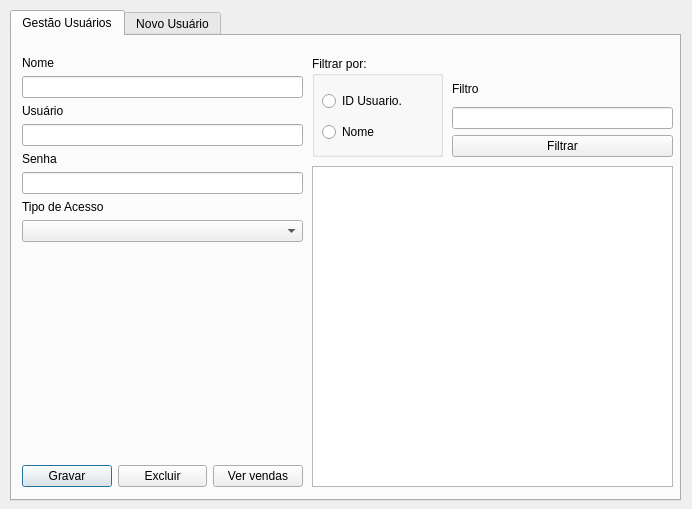
<?xml version="1.0" encoding="UTF-8"?>
<ui version="4.0">
 <class>frm_gestaousuarios</class>
 <widget class="QDialog" name="frm_gestaousuarios">
  <property name="geometry">
   <rect>
    <x>0</x>
    <y>0</y>
    <width>692</width>
    <height>509</height>
   </rect>
  </property>
  <property name="windowTitle">
   <string>Dialog</string>
  </property>
  <widget class="QTabWidget" name="tabWidget">
   <property name="geometry">
    <rect>
     <x>10</x>
     <y>10</y>
     <width>671</width>
     <height>491</height>
    </rect>
   </property>
   <property name="currentIndex">
    <number>0</number>
   </property>
   <widget class="QWidget" name="tab_gestaocolaboradores">
    <attribute name="title">
     <string>Gestão Usuários</string>
    </attribute>
    <widget class="QGroupBox" name="groupBox">
     <property name="geometry">
      <rect>
       <x>300</x>
       <y>20</y>
       <width>131</width>
       <height>101</height>
      </rect>
     </property>
     <property name="title">
      <string>Filtrar por:</string>
     </property>
     <widget class="QWidget" name="layoutWidget_2">
      <property name="geometry">
       <rect>
        <x>10</x>
        <y>30</y>
        <width>114</width>
        <height>61</height>
       </rect>
      </property>
      <layout class="QVBoxLayout" name="verticalLayout_13">
       <item>
        <widget class="QRadioButton" name="rb_ge_idcolab">
         <property name="text">
          <string>ID Usuario.</string>
         </property>
        </widget>
       </item>
       <item>
        <widget class="QRadioButton" name="rb_ge_nome">
         <property name="text">
          <string>Nome</string>
         </property>
        </widget>
       </item>
      </layout>
     </widget>
    </widget>
    <widget class="QTableWidget" name="tw_ge_listacolab">
     <property name="geometry">
      <rect>
       <x>300</x>
       <y>130</y>
       <width>361</width>
       <height>321</height>
      </rect>
     </property>
    </widget>
    <widget class="QWidget" name="layoutWidget_3">
     <property name="geometry">
      <rect>
       <x>10</x>
       <y>20</y>
       <width>281</width>
       <height>431</height>
      </rect>
     </property>
     <layout class="QVBoxLayout" name="verticalLayout_12">
      <item>
       <layout class="QVBoxLayout" name="verticalLayout">
        <item>
         <widget class="QLabel" name="label">
          <property name="text">
           <string>Nome</string>
          </property>
         </widget>
        </item>
        <item>
         <widget class="QLineEdit" name="txt_ge_nome"/>
        </item>
       </layout>
      </item>
      <item>
       <layout class="QVBoxLayout" name="verticalLayout_3">
        <item>
         <widget class="QLabel" name="label_4">
          <property name="text">
           <string>Usuário</string>
          </property>
         </widget>
        </item>
        <item>
         <widget class="QLineEdit" name="txt_ge_usuario"/>
        </item>
       </layout>
      </item>
      <item>
       <layout class="QVBoxLayout" name="verticalLayout_2">
        <item>
         <widget class="QLabel" name="label_5">
          <property name="text">
           <string>Senha</string>
          </property>
         </widget>
        </item>
        <item>
         <widget class="QLineEdit" name="txt_ge_senha">
          <property name="echoMode">
           <enum>QLineEdit::Password</enum>
          </property>
         </widget>
        </item>
       </layout>
      </item>
      <item>
       <layout class="QVBoxLayout" name="verticalLayout_5"/>
      </item>
      <item>
       <layout class="QVBoxLayout" name="verticalLayout_4">
        <item>
         <widget class="QLabel" name="label_3">
          <property name="text">
           <string>Tipo de Acesso</string>
          </property>
         </widget>
        </item>
        <item>
         <widget class="QComboBox" name="cb_ge_acesso"/>
        </item>
       </layout>
      </item>
      <item>
       <spacer name="verticalSpacer_3">
        <property name="orientation">
         <enum>Qt::Vertical</enum>
        </property>
        <property name="sizeHint" stdset="0">
         <size>
          <width>20</width>
          <height>40</height>
         </size>
        </property>
       </spacer>
      </item>
      <item>
       <layout class="QHBoxLayout" name="horizontalLayout_4">
        <item>
         <widget class="QPushButton" name="btn_ge_salvar">
          <property name="text">
           <string>Gravar</string>
          </property>
         </widget>
        </item>
        <item>
         <widget class="QPushButton" name="btn_ge_excluir">
          <property name="text">
           <string>Excluir</string>
          </property>
         </widget>
        </item>
        <item>
         <widget class="QPushButton" name="btn_ge_vervendas">
          <property name="text">
           <string>Ver vendas</string>
          </property>
         </widget>
        </item>
       </layout>
      </item>
     </layout>
    </widget>
    <widget class="QWidget" name="layoutWidget_4">
     <property name="geometry">
      <rect>
       <x>440</x>
       <y>40</y>
       <width>221</width>
       <height>81</height>
      </rect>
     </property>
     <layout class="QVBoxLayout" name="verticalLayout_14">
      <item>
       <widget class="QLabel" name="label_11">
        <property name="text">
         <string>Filtro</string>
        </property>
       </widget>
      </item>
      <item>
       <widget class="QLineEdit" name="txt_ge_filtro"/>
      </item>
      <item>
       <widget class="QPushButton" name="btn_ge_filtrar">
        <property name="text">
         <string>Filtrar</string>
        </property>
       </widget>
      </item>
     </layout>
    </widget>
   </widget>
   <widget class="QWidget" name="tab_novocolaborador">
    <attribute name="title">
     <string>Novo Usuário</string>
    </attribute>
    <widget class="QWidget" name="layoutWidget">
     <property name="geometry">
      <rect>
       <x>10</x>
       <y>20</y>
       <width>651</width>
       <height>241</height>
      </rect>
     </property>
     <layout class="QVBoxLayout" name="verticalLayout_11">
      <item>
       <layout class="QHBoxLayout" name="horizontalLayout_3">
        <item>
         <layout class="QVBoxLayout" name="verticalLayout_10">
          <item>
           <widget class="QLabel" name="label_6">
            <property name="text">
             <string>Nome</string>
            </property>
           </widget>
          </item>
          <item>
           <widget class="QLineEdit" name="txt_nome_novocolab"/>
          </item>
         </layout>
        </item>
        <item>
         <layout class="QVBoxLayout" name="verticalLayout_9">
          <item>
           <widget class="QLabel" name="label_7">
            <property name="text">
             <string>Usuário</string>
            </property>
           </widget>
          </item>
          <item>
           <widget class="QLineEdit" name="txt_usuario_novousuario"/>
          </item>
         </layout>
        </item>
        <item>
         <layout class="QVBoxLayout" name="verticalLayout_7">
          <item>
           <widget class="QLabel" name="label_9">
            <property name="text">
             <string>Senha</string>
            </property>
           </widget>
          </item>
          <item>
           <widget class="QLineEdit" name="txt_senha_novocolab">
            <property name="echoMode">
             <enum>QLineEdit::Password</enum>
            </property>
           </widget>
          </item>
         </layout>
        </item>
       </layout>
      </item>
      <item>
       <spacer name="verticalSpacer_2">
        <property name="orientation">
         <enum>Qt::Vertical</enum>
        </property>
        <property name="sizeType">
         <enum>QSizePolicy::Fixed</enum>
        </property>
        <property name="sizeHint" stdset="0">
         <size>
          <width>20</width>
          <height>40</height>
         </size>
        </property>
       </spacer>
      </item>
      <item>
       <layout class="QHBoxLayout" name="horizontalLayout_2">
        <item>
         <layout class="QVBoxLayout" name="verticalLayout_6"/>
        </item>
        <item>
         <layout class="QVBoxLayout" name="verticalLayout_8">
          <item>
           <widget class="QLabel" name="label_8">
            <property name="text">
             <string>Tipo de Acesso</string>
            </property>
           </widget>
          </item>
          <item>
           <widget class="QComboBox" name="cb_acesso_novocolab"/>
          </item>
         </layout>
        </item>
        <item>
         <spacer name="horizontalSpacer">
          <property name="orientation">
           <enum>Qt::Horizontal</enum>
          </property>
          <property name="sizeHint" stdset="0">
           <size>
            <width>188</width>
            <height>20</height>
           </size>
          </property>
         </spacer>
        </item>
       </layout>
      </item>
      <item>
       <spacer name="verticalSpacer">
        <property name="orientation">
         <enum>Qt::Vertical</enum>
        </property>
        <property name="sizeHint" stdset="0">
         <size>
          <width>20</width>
          <height>40</height>
         </size>
        </property>
       </spacer>
      </item>
      <item>
       <layout class="QHBoxLayout" name="horizontalLayout">
        <item>
         <widget class="QPushButton" name="btn_novo_novocolab">
          <property name="text">
           <string>Novo</string>
          </property>
         </widget>
        </item>
        <item>
         <widget class="QPushButton" name="btn_gravar_novocolab">
          <property name="text">
           <string>Gravar</string>
          </property>
         </widget>
        </item>
       </layout>
      </item>
     </layout>
    </widget>
   </widget>
  </widget>
 </widget>
 <resources/>
 <connections/>
</ui>
